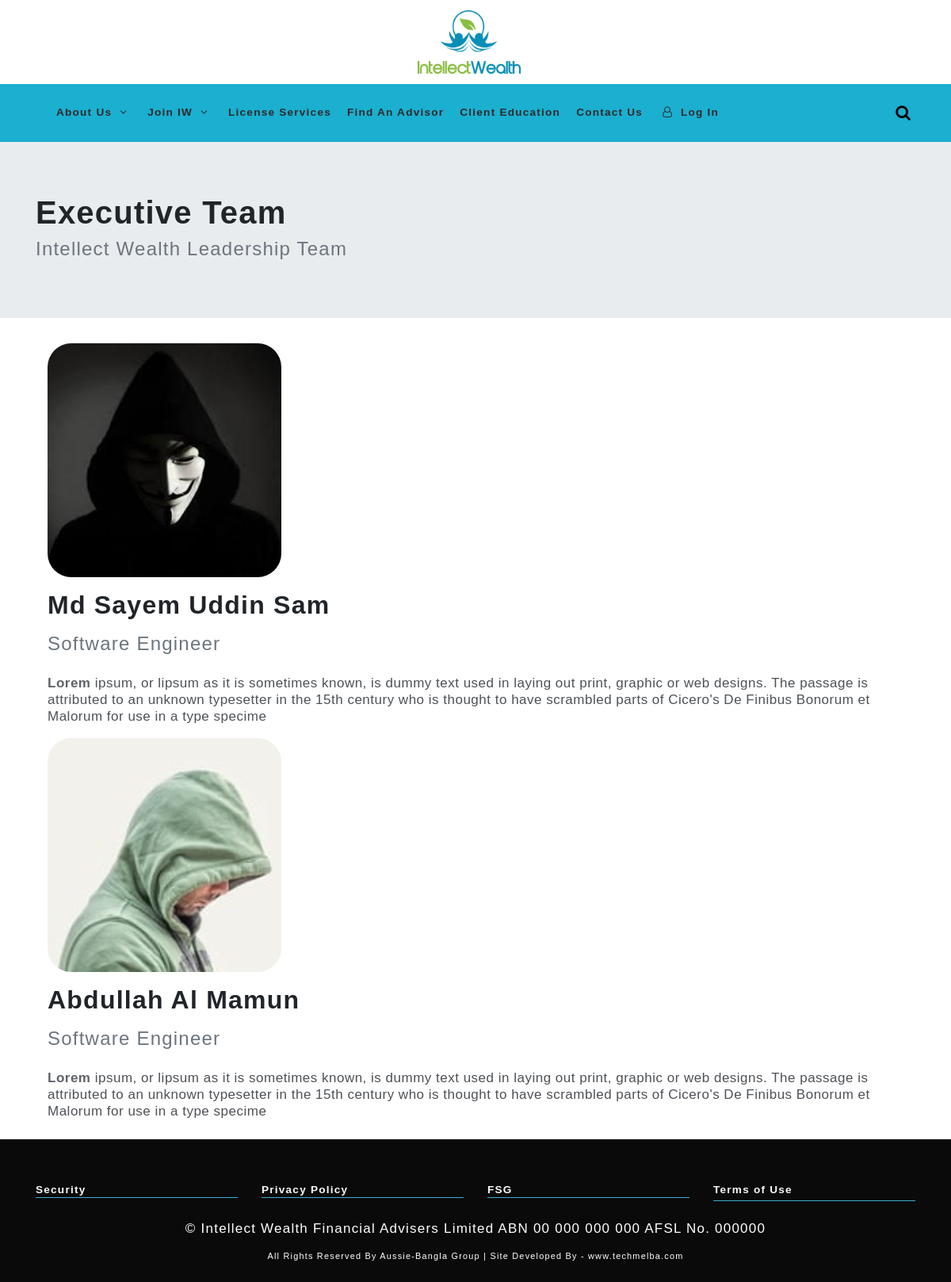
The page /executiveteam/ on the database its author committed.
### IW_App/models.py (models this page shows, shortened)
class TeamMember(models.Model):
	name = models.CharField(max_length=200)
	slug = models.SlugField(max_length=200, null=True)
	image = models.ImageField(null=True, blank=True)
	designation = models.CharField(max_length=120, null=True, blank=True)
	team_desc = models.TextField(blank=True)

### IW_App/views.py (the view)
# urls.py: path('executiveteam/',ExecutiveTeam.as_view(), name='ExecutiveTeam'),
class ExecutiveTeam(View):
    def get(self, request):
        ex_team = TeamMember.objects.all()
        context = {
                'ex_team':ex_team
        }
        return render(request, 'Home/executiveteam.html', context)

### templates/Home/executiveteam.html (shortened to what this page needs)
{% extends "index.html" %}
{% load static %}
{% block body %}
<div>
    <div class="jumbotron jumbotron-fluid">
        <div class="container">
          <h1 class="head">Executive Team</h1>
          <h4 class="text text-muted">Intellect Wealth Leadership Team </h4>
        </div>
      </div>
</div>
<div class="container mt-60">
    {% for e in ex_team %}
    <div class="container  mt-3 mb-3">
        <img style="border-radius: 30px;" width="295px;" height="295px;" src="/media/{{e.image}}" alt="">
        <h2 class="mt-3 head">{{e.name}}</h2>
        <h4 class="text-muted mt-3">{{e.designation}}</h4>
        <p class="mt-4 text-muted">{{e.team_desc|safe}} </p>
    </div>
    {% endfor %}
</div>
{% endblock body %}

### static/css/custom.css (style rules this page uses)
body { overflow-x: hidden; }
h1 { font-weight: 700; }

### templates/index.html (style rules this page uses)
p { font-size: 17px; font-family: "Ciutadella-SemiBold", Arial, Helvetica, sans-serif; }
h2 { font-family: "Ciutadella-SemiBold", Arial, Helvetica, sans-serif; }
h4 { font-family: "Ciutadella-SemiBold", Arial, Helvetica, sans-serif; }
h1 { font-family: "Ciutadella-SemiBold", Arial, Helvetica, sans-serif; }
body { overflow-x: hidden; font-family: "Ciutadella-SemiBold", Arial, Helvetica, sans-serif; font-size: 0.85rem; line-height: 1.25; letter-spacing: 0.09em; }
h1 { font-weight: 700; }
h1 { font-size: 40px; }

### templates/Home/executiveteam.html (style rules this page uses)
.head { font-weight:bold; }

### rows shown on the page
TeamMember: image (picture), name "Md Sayem Uddin Sam", designation "Software Engineer", team_desc "Lorem ipsum, or lipsum as it is sometimes known, is dummy text used in laying out print, graphic or web designs. The passage is attributed to an unknown typesetter in the 15th century who is thought to have scrambled parts of Cicero's De Finibus Bonorum et Malorum for use in a type specime"
TeamMember: image (picture), name "Abdullah Al Mamun", designation "Software Engineer", team_desc "Lorem ipsum, or lipsum as it is sometimes known, is dummy text used in laying out print, graphic or web designs. The passage is attributed to an unknown typesetter in the 15th century who is thought to have scrambled parts of Cicero's De Finibus Bonorum et Malorum for use in a type specime"
